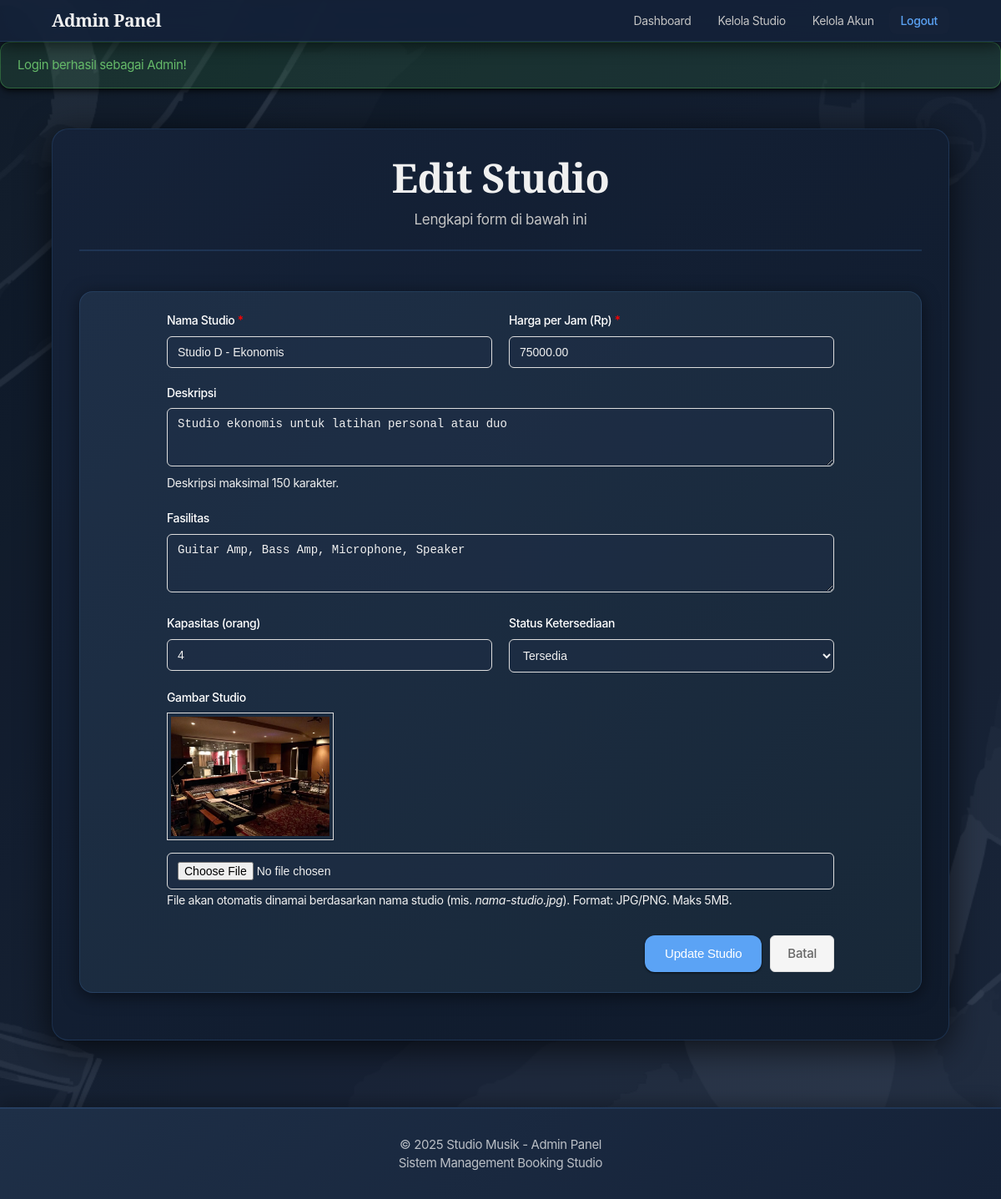
Page /public/index.php?url=admin/editStudio/4 (signed in) on the committed database.
### tables this page shows
CREATE TABLE `studios` (
  `id_studio` int(11) NOT NULL,
  `nama_studio` varchar(100) NOT NULL,
  `deskripsi` text DEFAULT NULL,
  `harga_per_jam` decimal(10,2) NOT NULL,
  `fasilitas` text DEFAULT NULL,
  `kapasitas` int(11) NOT NULL,
  `gambar` varchar(255) DEFAULT NULL,
  `status_ketersediaan` enum('Tersedia','Tidak Tersedia') DEFAULT 'Tersedia',
  `created_at` timestamp NULL DEFAULT current_timestamp()
);

### core/Controller.php (called while the page is built, shortened)
<?php
class Controller {
    public function view($view, $data = []) {
        extract($data);
        $viewFile = __DIR__ . "/../app/views/$view.php";
        if (!function_exists('old')) {
            function old($key, $default = '') {
                return $_SESSION['old'][$key] ?? $default;
            }
        }
        require_once $viewFile;
    }
    public function model($model) {
        $file = __DIR__ . "/../app/models/$model.php";
        return new $model();
    }
}
?>

### app/controllers/AdminController.php (called while the page is built, shortened)
<?php
require_once __DIR__ . '/../../core/Controller.php';
class AdminController extends Controller {
    public function editStudio($id_studio = null) {
        if (!$id_studio || !($studio = $this->model('Studio')->findById($id_studio))) {
            $this->setFlash('error', $id_studio ? 'Studio tidak ditemukan' : 'ID Studio tidak ditemukan');
            $this->redirect('/Studio-Music/public/index.php?url=admin/studios');
        }
        $this->view('admin/studio_form', ['admin' => $_SESSION['admin'], 'studio' => $studio, 'title' => 'Edit Studio']);
    }
}
?>

### config/Database.php (called while the page is built, shortened)
<?php
class Database {
    private $host = "localhost";
    private $db_name = "studio_music";
    private $username = "root";
    private $password = "";
    public function getConnection() {
        $this->conn = null;
        try {
            $this->conn = new PDO(
                "mysql:host=" . $this->host . ";dbname=" . $this->db_name,
                $this->username,
                $this->password
            );
            $this->conn->setAttribute(PDO::ATTR_ERRMODE, PDO::ERRMODE_EXCEPTION);
            $this->conn->exec("set names utf8");
        } catch(PDOException $e) {
            echo "Error Koneksi: " . $e->getMessage();
        }
        return $this->conn;
    }
}
?>

### core/Model.php (called while the page is built, shortened)
<?php
class Model {
    public function __construct() {
        require_once __DIR__ . '/../config/Database.php';
        $this->db = (new Database())->getConnection();
    }
}
?>

### app/models/Studio.php (called while the page is built, shortened)
<?php
require_once __DIR__ . '/../../core/Model.php';
class Studio extends Model {
    protected $table = 'studios';
    public function findById($id_studio) {
        $stmt = $this->db->prepare("SELECT * FROM {$this->table} WHERE id_studio = ? LIMIT 1");
        $stmt->execute([$id_studio]);
        return $stmt->fetch(PDO::FETCH_ASSOC);
    }
}
?>

### app/views/admin/studio_form.php (the view, shortened to what this page needs)
<?php include __DIR__ . '/header.php'; ?>
<div class="admin-dashboard-container">
    <div class="page-header">
        <h1><?= isset($studio) ? 'Edit Studio' : 'Tambah Studio Baru' ?></h1>
        <p>Lengkapi form di bawah ini</p>
    </div>
    <div class="admin-section">
        <form method="POST" action="/Studio-Music/public/index.php?url=admin/saveStudio" class="studio-form" enctype="multipart/form-data">
            <div class="form-row">
                <div class="form-group">
                    <label for="nama_studio">Nama Studio <span style="color: red;">*</span></label>
                          <input type="text" id="nama_studio" name="nama_studio" class="form-control"
                              value="<?= htmlspecialchars(old('nama_studio', isset($studio) ? $studio['nama_studio'] : '')) ?>"
                              required>
                </div>
                <div class="form-group">
                    <label for="harga_per_jam">Harga per Jam (Rp) <span style="color: red;">*</span></label>
                          <input type="number" id="harga_per_jam" name="harga_per_jam" class="form-control"
                              value="<?= htmlspecialchars(old('harga_per_jam', isset($studio) ? $studio['harga_per_jam'] : '')) ?>"
                              required min="0" step="1000">
                </div>
            </div>
            <div class="form-group">
                <label for="deskripsi">Deskripsi</label>
                <textarea id="deskripsi" name="deskripsi" class="form-control" rows="3" maxlength="150"><?= htmlspecialchars(old('deskripsi', isset($studio) ? $studio['deskripsi'] : '')) ?></textarea>
                <small>Deskripsi maksimal 150 karakter.</small>
            </div>
            <div class="form-group">
                <label for="fasilitas">Fasilitas</label>
                <textarea id="fasilitas" name="fasilitas" class="form-control" rows="3"
                          placeholder="Contoh: Microphone Condenser, Audio Interface, Drum Set, Keyboard"><?= htmlspecialchars(old('fasilitas', isset($studio) ? $studio['fasilitas'] : '')) ?></textarea>
            </div>
            <div class="form-row">
                <div class="form-group">
                    <label for="kapasitas">Kapasitas (orang)</label>
                          <input type="number" id="kapasitas" name="kapasitas" class="form-control"
                              value="<?= htmlspecialchars(old('kapasitas', isset($studio) ? $studio['kapasitas'] : '')) ?>"
                              min="1">
                </div>
                <div class="form-group">
                    <label for="status_ketersediaan">Status Ketersediaan</label>
                    <select id="status_ketersediaan" name="status_ketersediaan" class="form-control">
                        <option value="Tersedia" <?= old('status_ketersediaan', isset($studio) ? $studio['status_ketersediaan'] : 'Tersedia') == 'Tersedia' ? 'selected' : '' ?>>Tersedia</option>
                    </select>
                </div>
            </div>
            <div class="form-group">
                <label for="gambar_file">Gambar Studio</label>
                <?php if (isset($studio) && !empty($studio['gambar'])): ?>
                    <div style="margin-bottom:8px;">
                        <img src="/Studio-Music/public/images/<?= htmlspecialchars($studio['gambar']) ?>" alt="<?= htmlspecialchars($studio['nama_studio']) ?>" style="max-width:200px; border:1px solid #ddd; padding:4px;">
                    </div>
                <?php endif; ?>
                <input type="file" id="gambar_file" name="gambar_file" class="form-control" accept="image/jpeg,image/png" <?= isset($studio) ? '' : 'required' ?>>
                <small>File akan otomatis dinamai berdasarkan nama studio (mis. <em>nama-studio.jpg</em>). Format: JPG/PNG. Maks 5MB.</small>
            </div>
            <div class="form-actions">
                <button type="submit" class="btn btn-primary">
                    <?= isset($studio) ? 'Update Studio' : 'Tambah Studio' ?>
                </button>
                <a href="/Studio-Music/public/index.php?url=admin/studios" class="btn btn-secondary">
                    Batal
                </a>
            </div>
        </form>
    </div>
</div>
<?php include __DIR__ . '/footer.php'; ?>

### public/css/main.css (style rules this page uses)
:root { --color-primary: #5BA3F5; --color-primary-dark: #3D7BBF; --color-primary-light: #7CB8F7; --color-accent: #E6C068; --color-text: #F0F0F0; --color-text-secondary: #C4C4C4; --color-text-muted: #8A8A8A; --color-bg: #0B1829; --color-bg-secondary: #152238; --color-bg-card: #1E2F47; --color-border: #2D4563; --color-border-light: #243852; --color-overlay-light: rgba(11, 24, 41, 0.5); --color-overlay-dark: rgba(11, 24, 41, 0.88); --color-white: #ffffff; --color-dark: #0B1829; --shadow-sm: 0 1px 3px rgba(0, 0, 0, 0.35), 0 1px 2px rgba(0, 0, 0, 0.45); --shadow-md: 0 4px 8px rgba(0, 0, 0, 0.45), 0 2px 4px rgba(0, 0, 0, 0.5); --shadow-lg: 0 10px 20px rgba(0, 0, 0, 0.55), 0 4px 8px rgba(0, 0, 0, 0.45); --shadow-xl: 0 20px 30px rgba(0, 0, 0, 0.65), 0 10px 15px rgba(0, 0, 0, 0.55); --shadow-2xl: 0 25px 50px rgba(0, 0, 0, 0.75); --glow-blue: 0 0 20px rgba(91, 163, 245, 0.3); --glow-gold: 0 0 15px rgba(230, 192, 104, 0.25); --focus-ring: 0 0 0 4px rgba(91, 163, 245, 0.35); --transition-smooth: all 0.3s cubic-bezier(0.4, 0, 0.2, 1); --transition-bounce: all 0.4s cubic-bezier(0.68, -0.55, 0.265, 1.55); }
* { margin: 0; padding: 0; box-sizing: border-box; }
body { font-family: -apple-system, BlinkMacSystemFont, 'SF Pro Text', 'SF Pro Display', 'Helvetica Neue', Arial, sans-serif; background-color: var(--color-bg); background-image: url('/Studio-Music/public/images/background/background.png'), linear-gradient(135deg, #0B1829 0%, #152238 50%, #1A2840 100%); background-size: cover; background-position: center; background-repeat: no-repeat; background-attachment: fixed; color: var(--color-text); line-height: 1.47059; font-weight: 400; font-size: 17px; letter-spacing: -0.022em; -webkit-font-smoothing: antialiased; -moz-osx-font-smoothing: grayscale; min-height: 100vh; }
h1, h2, h3, h4, h5, h6 { font-family: 'Playfair Display', serif; font-weight: 600; letter-spacing: -0.015em; color: var(--color-text); }
h1 { font-size: 48px; line-height: 1.08349; font-weight: 700; letter-spacing: -0.003em; }
p { font-weight: 400; color: var(--color-text-secondary); }
.page-header { margin-bottom: 48px; text-align: center; padding-bottom: 24px; border-bottom: 2px solid rgba(91, 163, 245, 0.15); }
.page-header h1 { font-size: 48px; color: #F0F0F0; margin-bottom: 12px; font-weight: 700; letter-spacing: -0.015em; }
.page-header p, .page-header .subtitle { color: #C4C4C4; font-size: 17px; line-height: 1.42105; font-weight: 400; max-width: 640px; margin: 0 auto; }
.btn { padding: 12px 24px; border: none; border-radius: 12px; font-size: 15px; font-weight: 500; cursor: pointer; transition: var(--transition-smooth); text-decoration: none; display: inline-block; text-align: center; letter-spacing: -0.015em; box-shadow: var(--shadow-sm); }
.btn-primary { background: var(--color-primary); color: var(--color-white); }
.btn-secondary { background: var(--color-bg-secondary); color: var(--color-text); border: 1px solid var(--color-border); box-shadow: none; }
.form-group { margin-bottom: 20px; }
.form-group label { display: block; margin-bottom: 8px; font-weight: 500; color: #FFFFFF !important; font-size: 14px; }
.form-control { width: 100%; padding: 12px 16px; border: 1px solid rgba(91, 163, 245, 0.2); border-radius: 8px; font-size: 14px; transition: all 0.2s ease; background: rgba(30, 47, 71, 0.4); color: #F0F0F0; }
.form-row { display: grid; grid-template-columns: repeat(auto-fit, minmax(200px, 1fr)); gap: 16px; }
.form-actions { display: flex; gap: 12px; margin-top: 24px; justify-content: flex-end; }
.admin-section { background: linear-gradient(135deg, #1E2F47 0%, #182838 100%); padding: 24px; border-radius: 16px; border: 1px solid rgba(91, 163, 245, 0.15); margin-bottom: 24px; overflow: hidden; box-shadow: 0 4px 20px rgba(0, 0, 0, 0.5); }
.admin-dashboard-container { background: linear-gradient(135deg, #152238 0%, #0F1A2B 100%); padding: 32px; border-radius: 20px; box-shadow: 0 8px 40px rgba(0, 0, 0, 0.7); border: 1px solid rgba(91, 163, 245, 0.15); }

### rows in the picture
studios: nama_studio "Studio D - Ekonomis", harga_per_jam "75000.00", deskripsi "Studio ekonomis untuk latihan personal atau duo", fasilitas "Guitar Amp, Bass Amp, Microphone, Speaker", kapasitas "4", status_ketersediaan "Tersedia", gambar (picture)

### other values in the picture
$flash['message'] "Login berhasil sebagai Admin!"
